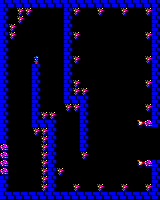

A level layout from a 2D game, rendered from its tile map. Below: a short description, then the map file with its tile-grid data intact:
An orthogonal 20x25 tile map with 8x8 px tiles, 1 tile layer (Capa de Patrones 1).

<map version="1.2" tiledversion="1.2.4" orientation="orthogonal" renderorder="right-down" width="20" height="25" tilewidth="8" tileheight="8" infinite="0" nextlayerid="2" nextobjectid="1">
 <tileset firstgid="1" source="sp.tsx" />
 <layer id="1" name="Capa de Patrones 1" width="20" height="25">
  <data encoding="csv">
17,17,17,17,17,17,17,17,17,17,17,17,17,17,17,17,17,17,17,17,
17,1,9,9,1,1,1,1,17,9,1,1,9,1,1,9,1,1,9,17,
17,1,9,1,1,1,1,1,17,1,1,1,1,1,1,1,1,1,1,17,
17,9,1,1,1,1,1,1,17,1,1,1,1,1,1,1,1,1,1,17,
17,9,1,1,1,1,1,1,17,9,1,1,1,1,1,1,1,1,9,17,
17,1,1,1,1,1,1,1,17,1,1,1,1,1,1,1,1,1,1,17,
17,1,1,1,1,1,1,1,17,1,1,1,1,1,1,1,1,1,1,17,
17,1,1,1,2,1,1,1,17,9,1,1,1,1,1,1,1,1,9,17,
17,1,1,1,17,1,1,1,17,1,1,1,1,1,1,1,1,1,1,17,
17,1,1,1,17,1,1,1,17,1,1,1,1,1,1,1,1,1,1,17,
17,1,1,1,17,1,1,1,17,9,1,1,1,1,1,1,1,1,9,17,
17,1,1,1,17,1,1,1,17,9,9,1,1,1,1,1,1,1,1,17,
17,1,1,1,17,1,1,1,17,17,17,1,1,1,1,1,1,1,1,17,
17,1,1,1,17,1,1,1,9,9,17,1,1,1,1,1,1,1,9,17,
17,1,1,1,17,9,9,1,1,1,17,1,1,1,1,1,1,1,1,17,
17,1,1,1,17,17,17,1,1,1,17,1,1,1,1,1,1,32,38,17,
17,1,1,1,9,9,17,1,1,1,17,1,1,1,1,1,1,1,1,1,
17,1,1,1,1,9,17,1,1,1,17,1,1,1,1,1,1,1,1,1,
38,1,1,1,1,9,17,1,1,1,17,1,1,1,1,1,1,1,1,1,
38,1,1,1,1,9,17,1,1,1,9,1,1,1,1,1,1,1,1,1,
38,1,1,1,1,9,17,1,1,1,1,1,1,1,1,1,1,32,38,17,
38,1,1,1,1,9,17,9,1,1,1,1,1,1,1,1,1,1,1,17,
17,1,1,1,1,9,17,1,1,1,1,1,1,1,1,1,1,1,1,17,
17,1,1,1,1,9,17,1,1,9,1,1,9,1,1,9,1,1,9,17,
17,17,17,17,17,17,17,17,17,17,17,17,17,17,17,17,17,17,17,17
</data>
 </layer>
</map>
